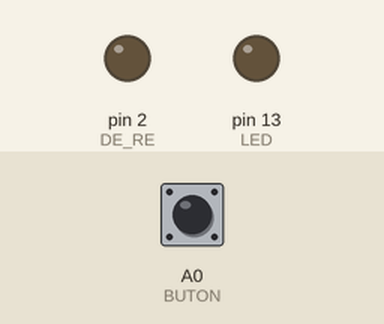
Simulated run of this sketch. Board: Arduino Uno, built with avr-gcc and run on an emulated ATmega328P. Parts: output pins drawn as LEDs (lit = HIGH). Dashed ring = blinking. Inputs (shaded band) come from the test bench; at power-on: A0 (BUTON) LOW.

Above: at 1.2 s.
1.3 s: A0 (BUTON) pulled HIGH for 1 s
At 1.47 s:
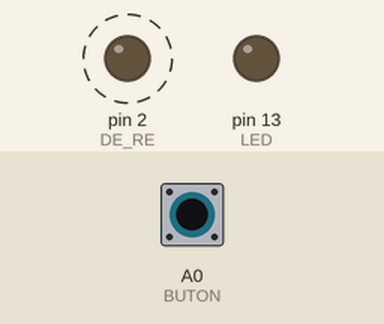
4.3 s: A0 (BUTON) pulled HIGH for 3.2 s
At 7.8 s:
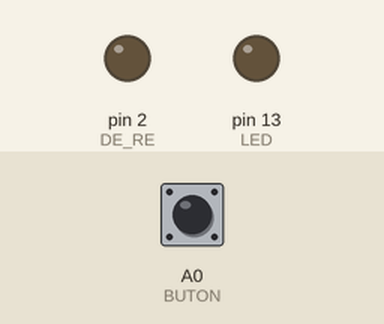
Timing chart, 0 to 9.3 s (numbered marks = the images above; inputs shaded):
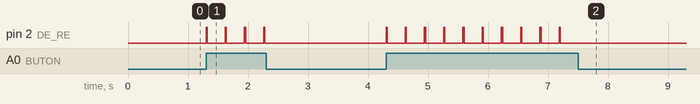

Measured:
- after the input at 1.3 s, pin 2 (DE_RE): alternates HIGH for 0.02 s and LOW for 0.30 s, 8 changes in all, then stays LOW, starting at once
- after the input at 4.3 s, pin 2 (DE_RE): alternates HIGH for 0.02 s and LOW for 0.30 s, 20 changes in all, then stays LOW, starting at once

The sketch:

rs485_node.ino
```cpp
#include <SoftwareSerial.h>

#define DE_RE 2
#define BUTON A0
#define LED 13

SoftwareSerial rs485(10, 11);

const char KART_ID = 'A';  // Diger arduino için:  ID = 'B'

void setup() {
  pinMode(DE_RE, OUTPUT);
  pinMode(BUTON, INPUT);
  pinMode(LED, OUTPUT);
  digitalWrite(DE_RE, LOW);

  rs485.begin(9600);
}

void loop() {
  if (digitalRead(BUTON) == HIGH) {
    digitalWrite(DE_RE, HIGH);
    delay(5);

    digitalWrite(LED, LOW);
    rs485.print(KART_ID);
    rs485.println(":LED_AC");

    delay(5);
    digitalWrite(DE_RE, LOW);
    delay(300);
  }

  if (rs485.available()) {
    String msg = rs485.readStringUntil('\n');

    if (msg.indexOf(":LED_AC") > 0) {
      if (msg.charAt(0) != KART_ID) {
        digitalWrite(LED, HIGH);
      }
    }
  }
}
```
